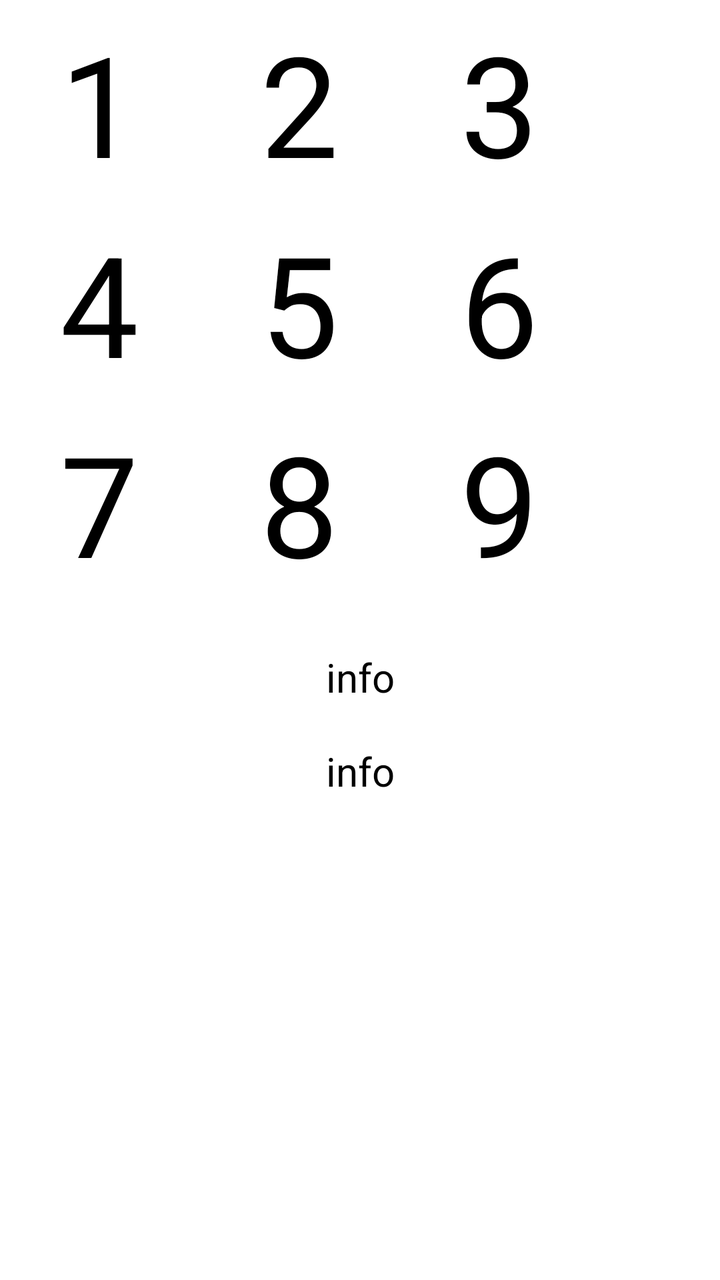
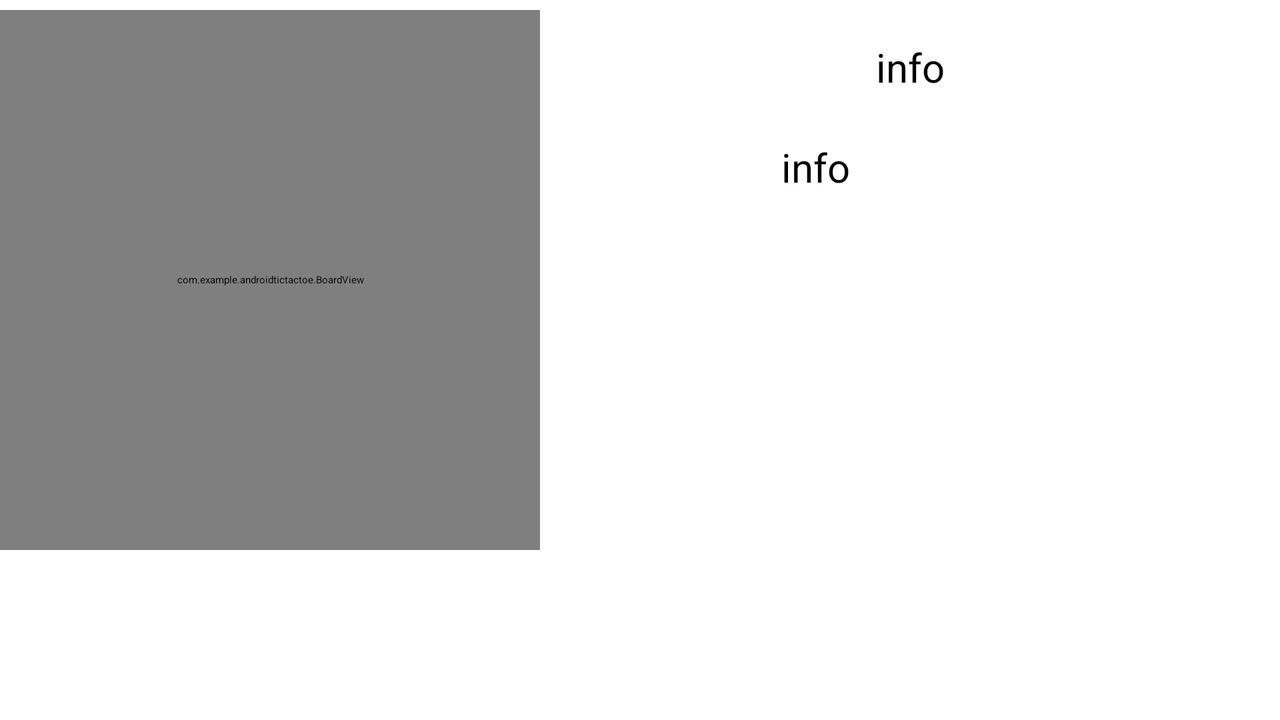

Compare how this app lays out the same screen by default and in its alternative resource folder. The renders come first, then the two layout files and the values they reference.
<!-- AndroidManifest.xml: application theme Theme.AndroidTicTacToe -->
<!-- res/layout/main.xml -->
<?xml version="1.0" encoding="utf-8"?>
<LinearLayout xmlns:android="http://schemas.android.com/apk/res/android"
    android:orientation="vertical"
    android:layout_width="fill_parent"
    android:layout_height="fill_parent"
    android:gravity="center_horizontal" >
    <TableLayout
        android:id="@+id/play_grid" android:layout_width="fill_parent"
        android:layout_height="wrap_content" android:layout_marginTop="5dp" >
        <TableRow android:gravity="center_horizontal">
            <Button android:id="@+id/one" android:layout_width="100dp"
                android:layout_height="100dp" android:text="1"
                android:textSize="70dp" />
            <Button android:id="@+id/two" android:layout_width="100dp"
                android:layout_height="100dp" android:text="2"
                android:textSize="70dp" />
            <Button android:id="@+id/three" android:layout_width="100dp"
                android:layout_height="100dp" android:text="3"
                android:textSize="70dp" />
        </TableRow>
        <TableRow android:gravity="center_horizontal">
            <Button android:id="@+id/four" android:layout_width="100dp"
                android:layout_height="100dp" android:text="4"
                android:textSize="70dp" />
            <Button android:id="@+id/five" android:layout_width="100dp"
                android:layout_height="100dp" android:text="5"
                android:textSize="70dp" />
            <Button android:id="@+id/six" android:layout_width="100dp"
                android:layout_height="100dp" android:text="6"
                android:textSize="70dp" />
        </TableRow>
        <TableRow android:gravity="center_horizontal">
            <Button android:id="@+id/seven" android:layout_width="100dp"
                android:layout_height="100dp" android:text="7"
                android:textSize="70dp" />
            <Button android:id="@+id/eight" android:layout_width="100dp"
                android:layout_height="100dp" android:text="8"
                android:textSize="70dp" />
            <Button android:id="@+id/nine" android:layout_width="100dp"
                android:layout_height="100dp" android:text="9"
                android:textSize="70dp" />
        </TableRow>
    </TableLayout>
    <TextView android:id="@+id/information" android:layout_width="fill_parent"
        android:layout_height="wrap_content" android:text="info"
        android:gravity="center_horizontal" android:layout_marginTop="20dp"
        android:textSize="20dp" />
    <RelativeLayout android:id="@+id/counterwins"
        android:layout_width="fill_parent"
        android:layout_height="wrap_content">
        <TextView android:id="@+id/infowins" android:layout_width="fill_parent"
            android:layout_height="wrap_content" android:text="info"
            android:gravity="center_horizontal" android:layout_marginTop="20dp"
            android:textSize="20dp" />
    </RelativeLayout>
</LinearLayout>
<!-- resources referenced by this layout -->
<resources>

</resources>
<!-- res/layout-land/main.xml (the author's variant of the layout above) -->
<!-- drawn on the phone turned sideways -->
<?xml version="1.0" encoding="utf-8"?>
<LinearLayout xmlns:android="http://schemas.android.com/apk/res/android"
    android:orientation="horizontal"
    android:layout_width="fill_parent"
    android:layout_height="fill_parent"
    android:gravity="center_horizontal" >

    <com.example.androidtictactoe.BoardView
        android:id="@+id/board"
        android:layout_width="270dp"
        android:layout_height="270dp"
        android:layout_marginTop="5dp" />

    <TextView android:id="@+id/information" android:layout_width="fill_parent"
        android:layout_height="wrap_content" android:text="info"
        android:gravity="center_horizontal" android:layout_marginTop="20dp"
        android:textSize="20dp" />
    <RelativeLayout android:id="@+id/counterwins"
        android:layout_width="fill_parent"
        android:layout_height="wrap_content"
        android:layout_marginLeft="-465dp"
        android:layout_marginTop="50dp">


        <TextView
            android:id="@+id/infowins"
            android:layout_width="fill_parent"
            android:layout_height="wrap_content"
            android:layout_marginTop="20dp"
            android:gravity="center_horizontal"
            android:text="info"
            android:textSize="20dp" />
    </RelativeLayout>
</LinearLayout>
